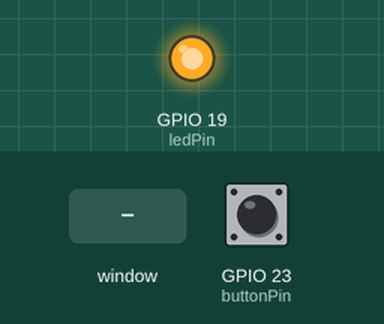
The program below on a simulated Raspberry Pi (BCM pin numbers). On the bench: output pins drawn as LEDs (lit = HIGH). The test bench sets the inputs (shaded band); at power-on: GPIO 23 (buttonPin) LOW. The desktop window is not drawn, its controls go by their first labels and the mouse button is held 0.15 s.

Above: at 1.2 s.
1.3 s: slider 1 in the window set to 50
At 1.9 s:
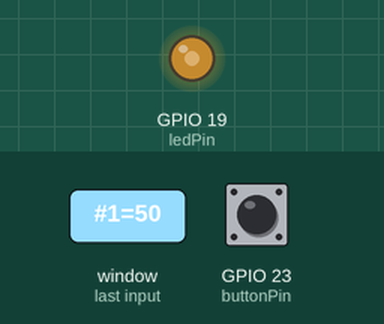
2.8 s: slider 1 in the window set to 100
At 4.0 s:
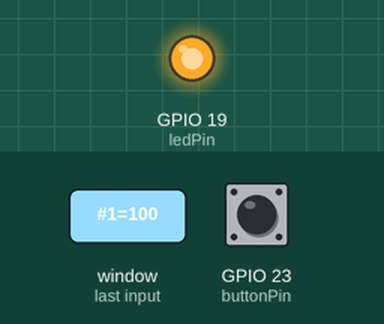
4.3 s: slider 1 in the window set to 0
At 5.3 s:
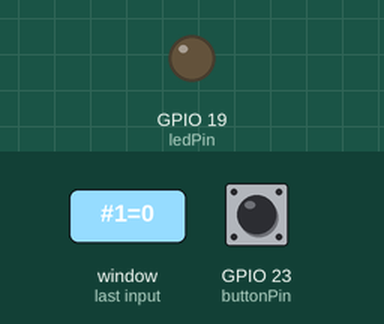
Timing chart, 0 to 7.3 s (numbered marks = the images above; inputs shaded):
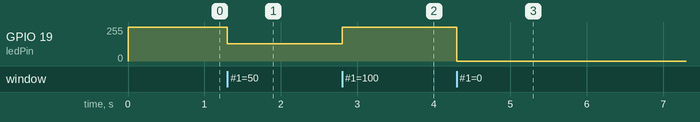

Measured:
- after the input at 1.3 s, GPIO 19 (ledPin): 255/255 → 128/255 at once
- after the input at 2.8 s, GPIO 19 (ledPin): 128/255 → 255/255 at once
- after the input at 4.3 s, GPIO 19 (ledPin): 255/255 → 0/255 at once

The program:

gui.py
```python
from Tkinter import *
import RPi.GPIO as GPIO
import atexit
import tkMessageBox

ledPin = 19
buttonPin = 23
storedPwm = 0

def cleanup():
	GPIO.cleanup()
	win.destroy()

def update(duty):
	pwm_led.ChangeDutyCycle(int(duty))

def toggle():
        if scale.get() > 0:
                global storedPwm
                storedPwm= scale.get()
                scale.set(0)
                pwm_led.ChangeDutyCycle(0)
        else:
                pwm_led.ChangeDutyCycle(int(storedPwm))
                scale.set(storedPwm)

def task():
        win.update()
        if GPIO.input(buttonPin):
                tkMessageBox.showwarning("Warning!","Button Hit!")

atexit.register(cleanup)

GPIO.setmode(GPIO.BCM)
GPIO.setup(ledPin, GPIO.OUT)
GPIO.setup(buttonPin, GPIO.IN, pull_up_down=GPIO.PUD_DOWN)

pwm_led = GPIO.PWM(ledPin, 500)
pwm_led.start(100)

win = Tk()

win.title("LED PWM Switch")
win.geometry("500x100")
win.protocol("WM_DELETE_WINDOW", cleanup)

scale = Scale(win, from_=0, to= 100, orient=HORIZONTAL, length = 400, tickinterval=10, command=update)
scale.pack()
scale.set(100)

toggleButton = Button(win, text="Toggle", command=toggle)
toggleButton.pack()

while 1:
        task()
```
